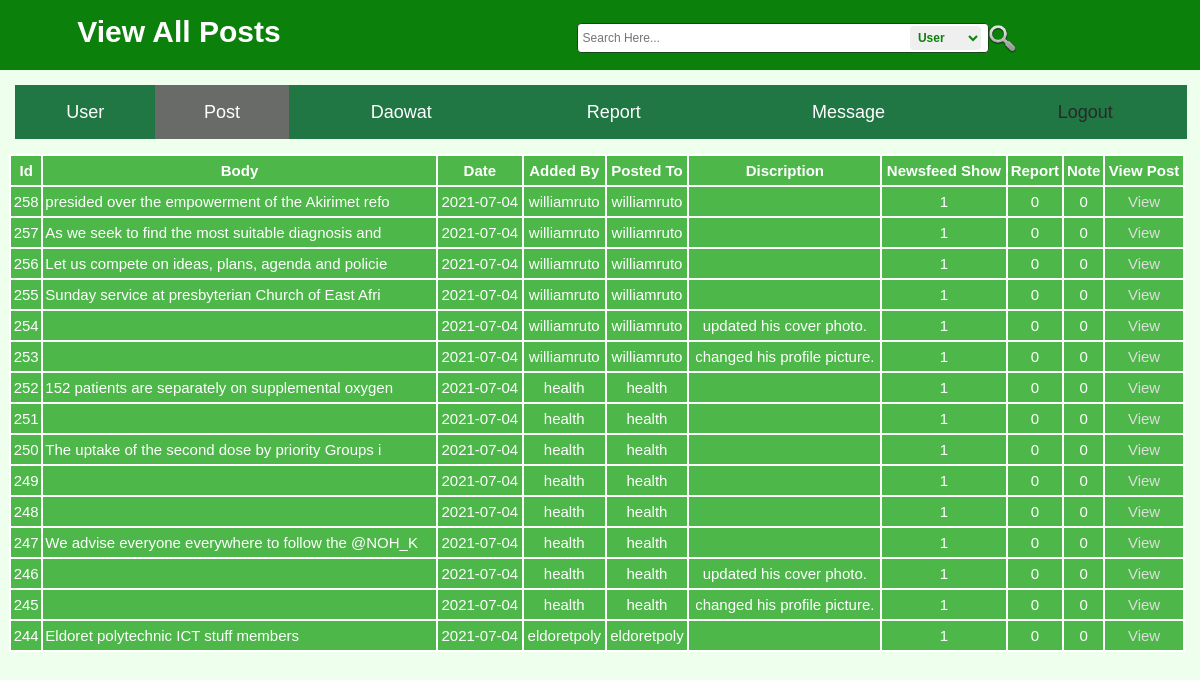
Page /mainAdmin/posts.php (signed in) on the committed database.
### tables this page shows
CREATE TABLE `posts` (
  `id` int(11) NOT NULL,
  `body` text NOT NULL,
  `daowat_body` text NOT NULL,
  `date_added` date NOT NULL,
  `post_time` timestamp NOT NULL DEFAULT CURRENT_TIMESTAMP,
  `added_by` varchar(255) NOT NULL,
  `user_posted_to` varchar(255) NOT NULL,
  `share_post` int(11) NOT NULL,
  `daowat_post` int(11) NOT NULL,
  `daowat_give` tinyint(1) NOT NULL DEFAULT '0',
  `discription` text NOT NULL,
  `photos` text NOT NULL,
  `newsfeedshow` tinyint(1) NOT NULL DEFAULT '1',
  `report` tinyint(1) NOT NULL DEFAULT '0',
  `note` tinyint(1) NOT NULL DEFAULT '0',
  `note_privacy` text NOT NULL
);

### mainAdmin/posts.php (the view, shortened to what this page needs)
<?php
if (!isset($_SESSION['admin_user'])) {
	header('location: login.php');
}
else {
?>
<!DOCTYPE html>
<html>
<head>
	<link rel="stylesheet" type="text/css" href="adminStyle.css">
	<link rel="stylesheet" type="text/css" href="../css/header.css">
</head>
<body>
<div class="main">
	<table class="adminHeader">
		<tr>
			<th>
				<a href="index.php"><h1>View All Posts</h1></a>
			</th>
			<th class="search">
				<form action="search.php" method="get">
					<input type="text" id="search" name="keywords" placeholder="Search Here..."  />
					<select name="topic" class="search_topic">
						<option>User</option>
					</select>
					<button type="submit" name="search" ><img src="../img/search.png" style="margin: 0 0 -12px 1px; padding: 0;" height="33" width="33"></button>
				</form>
			</th>
		</tr>
	</table>
	<table class="adminmenu">
		<tr>
			<th><a href="users.php"><h1>User</h1></a></th>
			<th style="background-color: #686B68;"><a href="posts.php" ><h1>Post</h1></a></th>
			<th><a href="daowat.php"><h1>Daowat</h1></a></th>
			<th><a href="report.php"><h1>Report</h1></a></th>
			<th><a href="messages.php"><h1>Message</h1></a></th>
			<th><a href="logout.php"><h1 style="color: #292929;">Logout</h1></a></th>
		</tr>
	</table>
	<table class="rightsidemenu">
		<tr style="font-weight: bold;" colspan="10" bgcolor="#4DB849">
			<th>Id</th>
			<th>Body</th>
			<th>Date</th>
			<th>Added By</th>
			<th>Posted To</th>
			<th>Discription</th>
			<th>Newsfeed Show</th>
			<th>Report</th>
			<th>Note</th>
			<th>View Post</th>
		</tr>
		<tr>
			<?php include ( "./inc/connect.inc.php");
			$query = "SELECT * FROM posts ORDER BY id DESC LIMIT 15";
			$run = mysql_query($query);
			while ($row=mysql_fetch_assoc($run)) {
				$id = $row['id'];
				$body = substr($row['body'], 0,50);
				$date_added = $row['date_added'];
				$added_by = $row['added_by'];
				$user_posted_to = $row['user_posted_to'];
				$discription = $row['discription'];
				$newsfeedshow = $row['newsfeedshow'];
				$report = $row['report'];
				$note = $row['note'];
			 ?>
			<th><?php echo $id; ?></th>
			<th style="text-align: left;"><?php echo $body; ?></th>
			<th><?php echo $date_added; ?></th>
			<th><?php echo $added_by; ?></th>
			<th><?php echo $user_posted_to; ?></th>
			<th><?php echo $discription; ?></th>
			<th><?php echo $newsfeedshow; ?></th>
			<th><?php echo $report; ?></th>
			<th><?php echo $note; ?></th>
			<th class="editpost"><a href="viewfullPost.php?post=<?php echo $id; ?>">View</a></th>
		</tr>
		<?php } ?>
	</table>
</div>
</body>
</html>
<?php } ?>

### mainAdmin/adminStyle.css (style rules this page uses)
html, body, div, span, applet, object, iframe, h1, h2, h3, h4, h5, h6, p, blockquote, pre, a, abbr, acronym, address, big, cite, code, del, dfn, em, img, ins, kbd, q, s, samp, small, strike, strong, sub, sup, tt, var, b, u, i, center, dl, dt, dd, ol, ul, li, fieldset, form, label, legend, table, caption, tbody, tfoot, thead, tr, th, td, article, aside, canvas, details, embed, figure, figcaption, footer, header, hgroup, menu, nav, output, ruby, section, summary, time, mark, audio, video { margin: 0; padding: 0; border: 0; font-size: 100%; font: inherit; vertical-align: baseline; }
table { border-collapse: collapse; border-spacing: 0; }
* { margin: 0px; padding: 0px; }
body, button, input, label, select, td, textarea { font-family: helvetica, arial, sans-serif; font-size: 12px; }
html { height: 100%; }
body { line-height: 1; width: 100%; background-color: #EEFFEE; padding:0px; font-size: 12px; height: 100%; }
div { display: block; }
.main { height: 100%; width: 100%; min-width: 1070px; margin: 0; padding: 0; }
.adminHeader { margin: 0; padding: 0; height: 70px; width: 100%; min-width: 400px; background-color: #0B810B; text-align: center; vertical-align: center; }
.adminHeader h1 { font-size: 30px; font-weight: bold; color: #fff; padding: 17px 0 0 0; }
.adminHeader a { text-decoration: none; }
.adminmenu { height: 40px; background-color: #207743; color: #fff; width: 97.66%; margin: 15px; }
.adminmenu a { font-size: 18px; text-decoration: none; padding: 16px 4px; color: #fff; }
.rightsidemenu { float: right; text-align: center; width: 98%; margin: 0 15px 15px; background-color: #4DB849; font-size: 15px; color: #fff; }
.rightsidemenu th { margin-top: 5px; border: 2px solid; padding: 7px 2px; }
.editpost a { text-decoration: none; color: #ddd; }

### css/header.css (style rules this page uses)
html, body, div, span, applet, object, iframe, h1, h2, h3, h4, h5, h6, p, blockquote, pre, a, abbr, acronym, address, big, cite, code, del, dfn, em, img, ins, kbd, q, s, samp, small, strike, strong, sub, sup, tt, var, b, u, i, center, dl, dt, dd, ol, ul, li, fieldset, form, label, legend, table, caption, tbody, tfoot, thead, tr, th, td, article, aside, canvas, details, embed, figure, figcaption, footer, header, hgroup, menu, nav, output, ruby, section, summary, time, mark, audio, video { margin: 0; padding: 0; border: 0; font-size: 100%; font: inherit; vertical-align: baseline; }
table { border-collapse: collapse; border-spacing: 0; }
* { margin: 0px; padding: 0px; }
body, button, input, label, select, td, textarea { font-family: helvetica, arial, sans-serif; font-size: 12px; }
html { height: 100%; }
body { line-height: 1; width: 100%; min-width: 975px; background-color: #EEFFEE; padding:0px; font-size: 12px; }
div { display: block; }
.search input { width: 400px; margin: 10px 0 0 37px; border-radius: 4px; padding: 5px; height: 18px; border: 1px solid #154815; }
.search button { background: none; border: none; }
.search_topic { border-radius: 4px; padding: 4px; font-weight: bold; color: #0B810B; margin-left: -82px; border: none; }

### rows in the picture
posts: id "258", body "presided over the empowerment of the Akirimet refo", date_added "2021-07-04", added_by "williamruto", user_posted_to "williamruto", newsfeedshow "1", report "0", note "0"
posts: id "257", body "As we seek to find the most suitable diagnosis and", date_added "2021-07-04", added_by "williamruto", user_posted_to "williamruto", newsfeedshow "1", report "0", note "0"
posts: id "256", body "Let us compete on ideas, plans, agenda and policie", date_added "2021-07-04", added_by "williamruto", user_posted_to "williamruto", newsfeedshow "1", report "0", note "0"
posts: id "255", body "Sunday service at presbyterian Church of East Afri", date_added "2021-07-04", added_by "williamruto", user_posted_to "williamruto", newsfeedshow "1", report "0", note "0"
posts: id "254", date_added "2021-07-04", added_by "williamruto", user_posted_to "williamruto", discription "updated his cover photo.", newsfeedshow "1", report "0", note "0"
posts: id "253", date_added "2021-07-04", added_by "williamruto", user_posted_to "williamruto", discription "changed his profile picture.", newsfeedshow "1", report "0", note "0"
posts: id "252", body "152 patients are separately on supplemental oxygen", date_added "2021-07-04", added_by "health", user_posted_to "health", newsfeedshow "1", report "0", note "0"
posts: id "251", date_added "2021-07-04", added_by "health", user_posted_to "health", newsfeedshow "1", report "0", note "0"
posts: id "250", body "The uptake of the second dose by priority Groups i", date_added "2021-07-04", added_by "health", user_posted_to "health", newsfeedshow "1", report "0", note "0"
posts: id "249", date_added "2021-07-04", added_by "health", user_posted_to "health", newsfeedshow "1", report "0", note "0"
posts: id "248", date_added "2021-07-04", added_by "health", user_posted_to "health", newsfeedshow "1", report "0", note "0"
posts: id "247", body "We advise everyone everywhere to follow the @NOH_K", date_added "2021-07-04", added_by "health", user_posted_to "health", newsfeedshow "1", report "0", note "0"
posts: id "246", date_added "2021-07-04", added_by "health", user_posted_to "health", discription "updated his cover photo.", newsfeedshow "1", report "0", note "0"
posts: id "245", date_added "2021-07-04", added_by "health", user_posted_to "health", discription "changed his profile picture.", newsfeedshow "1", report "0", note "0"
posts: id "244", body "Eldoret polytechnic ICT stuff members", date_added "2021-07-04", added_by "eldoretpoly", user_posted_to "eldoretpoly", newsfeedshow "1", report "0", note "0"
